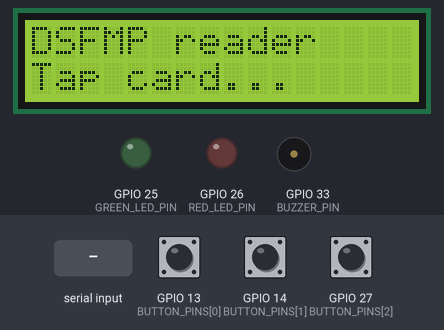
A sketch run on a simulated ESP32. On the bench: 16×2 character LCD, output pins drawn as LEDs (lit = HIGH), buzzer (waves = sounding). The test bench sets the inputs (shaded band); at power-on: GPIO 13 (BUTTON_PINS[0]) HIGH, GPIO 27 (BUTTON_PINS[2]) HIGH, GPIO 14 (BUTTON_PINS[1]) HIGH. WiFi joins after 1.5 s; servers stay silent unless stated; uploads are accepted with an empty reply; what the sketch prints to the serial monitor is not drawn.

Above: at 2.8 s.
2.9 s: GPIO 13 (BUTTON_PINS[0]) pulled LOW for 0.15 s
At 4.8 s:
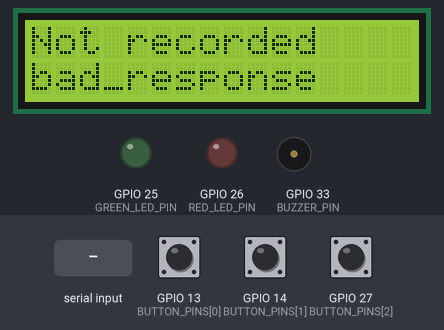
6.0 s: GPIO 27 (BUTTON_PINS[2]) pulled LOW for 1 s
At 6.16 s:
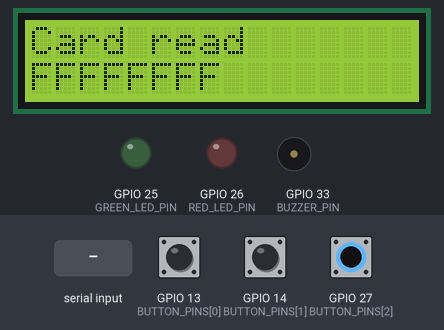
8.5 s: "unknown_tag\n" received over Serial
At 8.74 s:
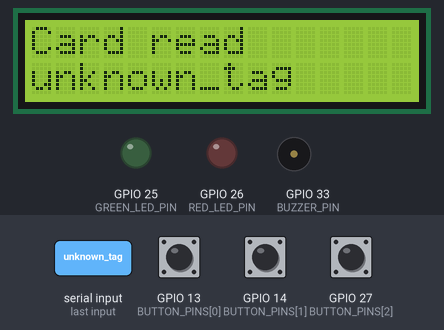
10.3 s: "outside_meal_time\n" received over Serial
At 11.32 s:
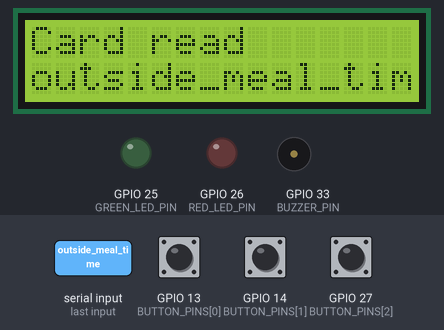
12.9 s: "not_eligible\n" received over Serial
At 13.89 s:
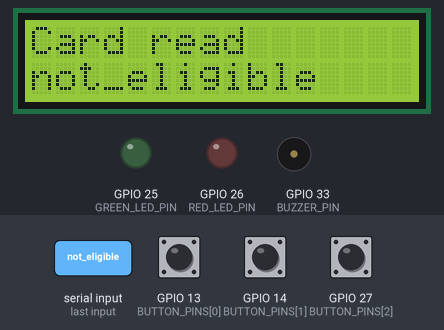
15.5 s: "wrong_school\n" received over Serial
At 16.47 s:
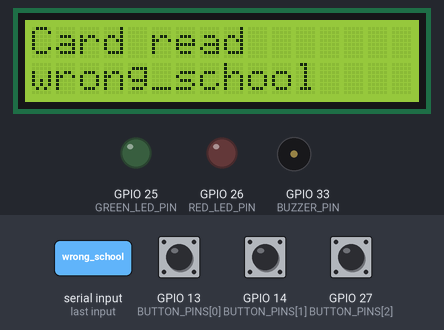
Timing chart, 0 to 18.9 s (numbered marks = the images above; inputs shaded):
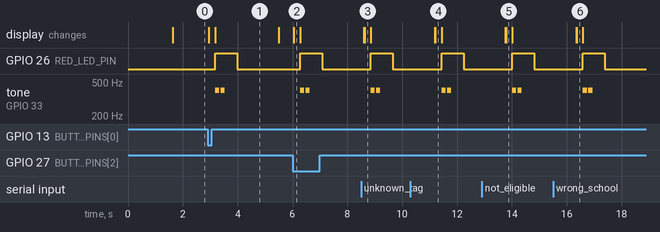

Measured:
- after the input at 2.9 s, GPIO 26 (RED_LED_PIN): LOW → HIGH after 0.28 s, → LOW 0.80 s later; tone on GPIO 33 (BUZZER_PIN): alternates 400 Hz for 0.15 s and silent for 0.05 s, 4 changes in all, then stays silent, starting after 0.28 s; the display: first changes after 0.05 s (image 1 shows a later state)
- after the input at 6.0 s, GPIO 26 (RED_LED_PIN): LOW → HIGH after 0.28 s, → LOW 0.80 s later; tone on GPIO 33 (BUZZER_PIN): alternates 400 Hz for 0.15 s and silent for 0.05 s, 4 changes in all, then stays silent, starting after 0.28 s; the display: changes after 0.05 s (image 2)
- after the input at 8.5 s, GPIO 26 (RED_LED_PIN): LOW → HIGH after 0.35 s, → LOW 0.80 s later; tone on GPIO 33 (BUZZER_PIN): alternates 400 Hz for 0.15 s and silent for 0.05 s, 4 changes in all, then stays silent, starting after 0.35 s; the display: first differs from a run without the input after 0.13 s (image 3)
- after the input at 10.3 s, GPIO 26 (RED_LED_PIN): LOW → HIGH after 1.1 s, → LOW 0.80 s later; tone on GPIO 33 (BUZZER_PIN): alternates 400 Hz for 0.15 s and silent for 0.05 s, 4 changes in all, then stays silent, starting after 1.1 s; the display: first differs from a run without the input after 0.91 s (image 4)
- after the input at 12.9 s, GPIO 26 (RED_LED_PIN): LOW → HIGH after 1.1 s, → LOW 0.80 s later; tone on GPIO 33 (BUZZER_PIN): alternates 400 Hz for 0.15 s and silent for 0.05 s, 4 changes in all, then stays silent, starting after 1.1 s; the display: first differs from a run without the input after 0.89 s (image 5)
- after the input at 15.5 s, GPIO 26 (RED_LED_PIN): LOW → HIGH after 1.1 s, → LOW 0.80 s later; tone on GPIO 33 (BUZZER_PIN): alternates 400 Hz for 0.15 s and silent for 0.05 s, 4 changes in all, then stays silent, starting after 1.1 s; the display: first differs from a run without the input after 0.86 s (image 6)
- what the display in image 1 shows lasts 2.3 s, from 3.2 s to 5.5 s

The sketch:

sketch.ino
```cpp
// ============================================================
// DSFMP NFC reader - ESP32 firmware (Wokwi simulation)
//
// Runs on a real ESP32 or in the Wokwi simulator (wokwi.com).
// Each card tap calls the record_nfc_scan database function over
// HTTPS, the same request scripts/simulate-reader.mjs sends, and
// shows the result on the LCD, LEDs and buzzer.
//
// Wokwi has no NFC reader part, so a card tap is simulated:
//   - press a button (each one is a demo card), or
//   - type any card ID in the Serial Monitor and press Enter.
// Only readCard() needs to change for a real RC522 reader.
// ============================================================

#include <WiFi.h>
#include <WiFiClientSecure.h>
#include <HTTPClient.h>
#include <ArduinoJson.h>
#include <LiquidCrystal_I2C.h>

// ---------------- Settings ----------------

// Wokwi's simulated Wi-Fi. On a real board, use the school's network.
const char *WIFI_SSID = "Wokwi-GUEST";
const char *WIFI_PASSWORD = "";

// Copy both values from dsfmp-app/src/lib/supabase.ts.
const char *SUPABASE_URL = "https://YOUR-PROJECT.supabase.co";
const char *SUPABASE_ANON_KEY = "YOUR-ANON-KEY";

// Must match a row in nfc_devices. The demo seed registers
// reader-jasiri-01, reader-tumaini-01, reader-upendo-01 and reader-baraka-01.
const char *DEVICE_ID = "reader-tumaini-01";

// Demo cards, one per button (card IDs from the demo seed; the last is unknown).
const int BUTTON_PINS[] = {13, 14, 27};
const char *BUTTON_CARDS[] = {"A1000001", "A1000002", "FFFFFFFF"};
const int BUTTON_COUNT = sizeof(BUTTON_PINS) / sizeof(BUTTON_PINS[0]);

const int GREEN_LED_PIN = 25;
const int RED_LED_PIN = 26;
const int BUZZER_PIN = 33;

// ------------------------------------------

LiquidCrystal_I2C lcd(0x27, 16, 2);
String serialBuffer;
bool lastButtonState[BUTTON_COUNT];

void setup() {
  Serial.begin(115200);
  for (int i = 0; i < BUTTON_COUNT; i++) {
    pinMode(BUTTON_PINS[i], INPUT_PULLUP);
    lastButtonState[i] = HIGH;
  }
  pinMode(GREEN_LED_PIN, OUTPUT);
  pinMode(RED_LED_PIN, OUTPUT);

  lcd.init();
  lcd.backlight();

  connectWifi();
  Serial.println();
  Serial.printf("Reader %s ready.\n", DEVICE_ID);
  Serial.println("Press a card button, or type a card ID and press Enter.");
  showIdle();
}

void loop() {
  if (WiFi.status() != WL_CONNECTED) connectWifi();

  String card = readCard();
  if (card.length() > 0) {
    handleTap(card);
    showIdle();
  }
}

// Returns the ID of a card that was just tapped, or "" if none.
// With an RC522 this becomes: if a new card is present, read its UID
// and return it as hex (e.g. "04A23B1C").
String readCard() {
  for (int i = 0; i < BUTTON_COUNT; i++) {
    bool state = digitalRead(BUTTON_PINS[i]);
    bool pressed = lastButtonState[i] == HIGH && state == LOW;
    lastButtonState[i] = state;
    if (pressed) {
      delay(30); // debounce
      return BUTTON_CARDS[i];
    }
  }

  while (Serial.available()) {
    char c = Serial.read();
    if (c == '\r' || c == '\n') {
      String card = serialBuffer;
      serialBuffer = "";
      card.trim();
      if (card.length() > 0) return card;
    } else {
      serialBuffer += c;
    }
  }
  return "";
}

void handleTap(const String &card) {
  Serial.printf("\nCard %s tapped\n", card.c_str());
  showMessage("Card read", card);

  String firstName, error;
  unsigned long started = millis();
  bool ok = recordScan(card, firstName, error);
  unsigned long elapsed = millis() - started;

  if (ok) {
    Serial.printf("OK: %s (%lu ms)\n", firstName.c_str(), elapsed);
    showMessage("Welcome", firstName);
    feedback(true);
  } else {
    Serial.printf("FAILED: %s (%lu ms)\n", error.c_str(), elapsed);
    showMessage("Not recorded", describeError(error));
    feedback(false);
  }
  delay(1500);
}

// Calls record_nfc_scan. Returns true on success and sets firstName;
// otherwise sets error to the function's error code or an HTTP/network one.
bool recordScan(const String &card, String &firstName, String &error) {
  WiFiClientSecure client;
  // Skips certificate checks to keep the demo simple. A deployed reader
  // should pin Supabase's root certificate with client.setCACert().
  client.setInsecure();

  HTTPClient http;
  http.begin(client, String(SUPABASE_URL) + "/rest/v1/rpc/record_nfc_scan");
  http.addHeader("apikey", SUPABASE_ANON_KEY);
  http.addHeader("Content-Type", "application/json");
  http.setTimeout(10000);

  JsonDocument body;
  body["p_nfc_tag_id"] = card;
  body["p_device_id"] = DEVICE_ID;
  body["p_mode"] = "attendance";
  String payload;
  serializeJson(body, payload);

  int status = http.POST(payload);
  String response = http.getString();
  http.end();

  if (status <= 0) {
    error = "network_error";
    return false;
  }
  if (status != 200) {
    error = "http_" + String(status);
    Serial.println(response);
    return false;
  }

  JsonDocument result;
  if (deserializeJson(result, response)) {
    error = "bad_response";
    return false;
  }
  if (result["success"] | false) {
    firstName = result["first_name"] | "";
    return true;
  }
  error = result["error"] | "unknown_error";
  return false;
}

String describeError(const String &error) {
  if (error == "unknown_tag") return "Unknown card";
  if (error == "outside_meal_time") return "Not meal time";
  if (error == "not_eligible") return "Not eligible";
  if (error == "wrong_school") return "Wrong school";
  if (error == "unregistered_or_inactive_device") return "Reader not reg.";
  if (error == "inactive_school") return "School inactive";
  if (error == "network_error") return "No connection";
  return error.substring(0, 16);
}

void feedback(bool ok) {
  int led = ok ? GREEN_LED_PIN : RED_LED_PIN;
  digitalWrite(led, HIGH);
  if (ok) {
    tone(BUZZER_PIN, 2000, 150);
  } else {
    tone(BUZZER_PIN, 400, 150);
    delay(200);
    tone(BUZZER_PIN, 400, 150);
  }
  delay(600);
  digitalWrite(led, LOW);
}

void connectWifi() {
  showMessage("Connecting WiFi", WIFI_SSID);
  Serial.printf("Connecting to %s", WIFI_SSID);
  WiFi.begin(WIFI_SSID, WIFI_PASSWORD);
  while (WiFi.status() != WL_CONNECTED) {
    delay(250);
    Serial.print(".");
  }
  Serial.printf(" connected, IP %s\n", WiFi.localIP().toString().c_str());
}

void showIdle() {
  showMessage("DSFMP reader", "Tap card...");
}

void showMessage(const String &line1, const String &line2) {
  lcd.clear();
  lcd.setCursor(0, 0);
  lcd.print(line1.substring(0, 16));
  lcd.setCursor(0, 1);
  lcd.print(line2.substring(0, 16));
}
```
